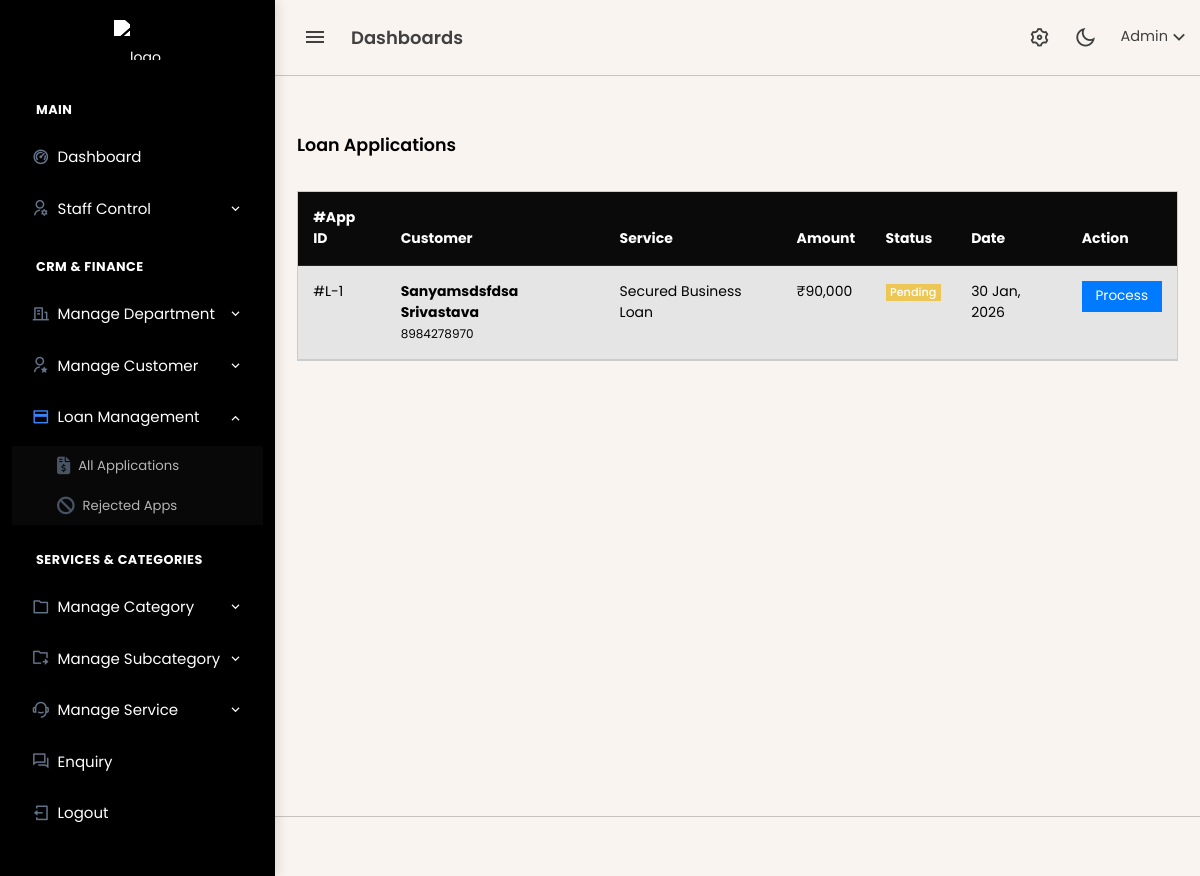
Page /admin/loan_applications.php (signed in) on the earlier database version.
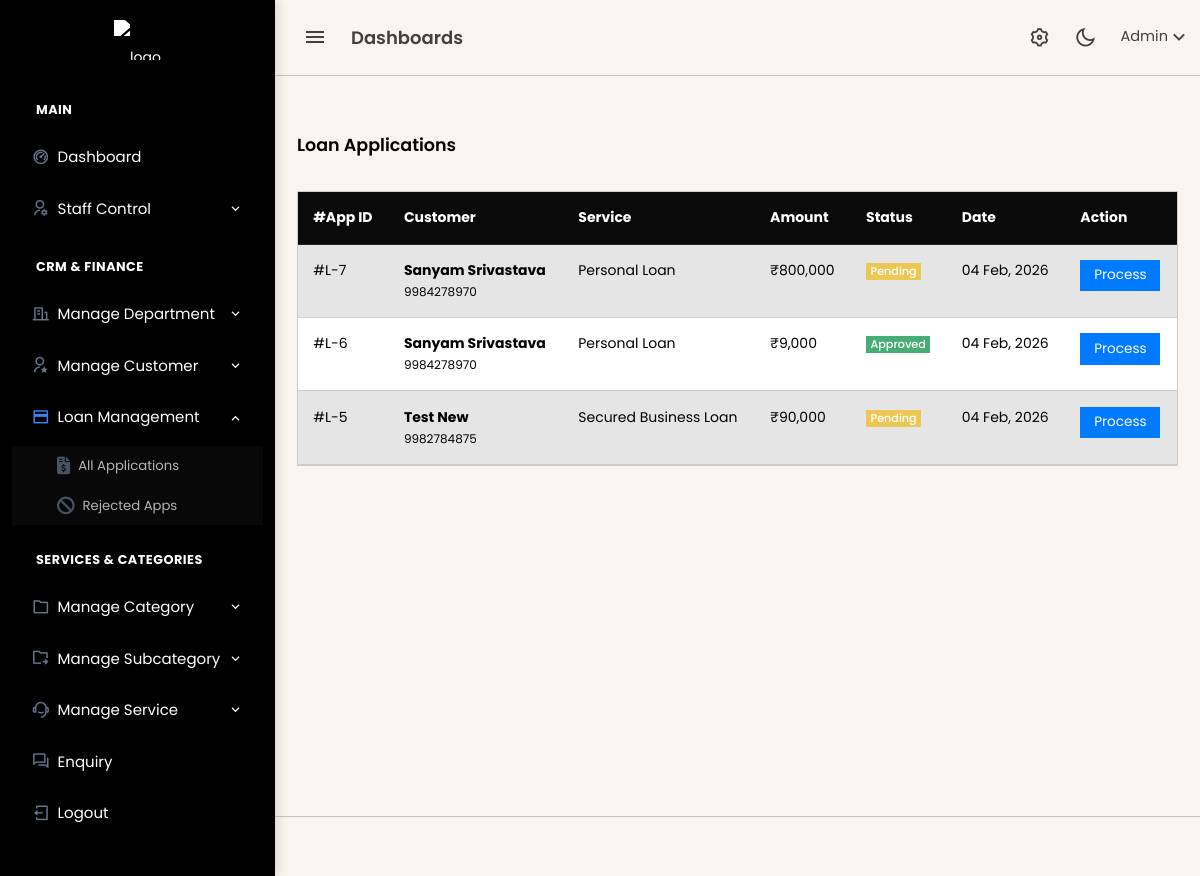
Same page on the later database version.
### tables this page shows
CREATE TABLE `loan_applications` (
  `id` bigint(20) UNSIGNED NOT NULL,
  `customer_id` bigint(20) UNSIGNED NOT NULL,
  `service_id` bigint(20) UNSIGNED NOT NULL,
  `requested_amount` decimal(15,2) NOT NULL,
  `tenure_years` int(11) NOT NULL,
  `emi_amount` decimal(15,2) NOT NULL,
  `status` enum('pending','approved','rejected','disbursed') DEFAULT 'pending',
  `created_at` timestamp NOT NULL DEFAULT current_timestamp(),
  `rejection_note` text DEFAULT NULL
);

CREATE TABLE `customers` (
  `id` bigint(20) UNSIGNED NOT NULL,
  `full_name` varchar(255) NOT NULL,
  `email` varchar(255) NOT NULL,
  `phone` varchar(20) NOT NULL,
  `password` varchar(255) NOT NULL,
  `aadhaar_number` varchar(20) DEFAULT NULL,
  `status` enum('active','blocked') DEFAULT 'active',
  `created_at` timestamp NOT NULL DEFAULT current_timestamp(),
  `updated_at` timestamp NOT NULL DEFAULT current_timestamp() ON UPDATE current_timestamp()
);

CREATE TABLE `services` (
  `id` bigint(20) UNSIGNED NOT NULL,
  `category_id` bigint(20) UNSIGNED NOT NULL,
  `sub_category_id` bigint(20) UNSIGNED NOT NULL,
  `service_name` varchar(255) NOT NULL,
  `title` varchar(255) NOT NULL,
  `slug` varchar(255) NOT NULL,
  `short_description` text DEFAULT NULL,
  `long_description` longtext DEFAULT NULL,
  `hero_image` varchar(255) DEFAULT NULL,
  `created_at` timestamp NULL DEFAULT current_timestamp(),
  `updated_at` timestamp NULL DEFAULT current_timestamp() ON UPDATE current_timestamp()
);

### admin/loan_applications.php (the view, shortened to what this page needs)
<?php
include 'header.php';
include 'topbar.php';
include 'sidebar.php';
$query = "SELECT l.*, c.full_name, c.phone, s.service_name
          FROM loan_applications l
          JOIN customers c ON l.customer_id = c.id
          JOIN services s ON l.service_id = s.id
          ORDER BY l.created_at DESC";
$result = mysqli_query($conn, $query);
?>
<div class="content-page">
    <div class="content">
        <div class="container-fluid pt-4">
            <h4 class="mb-4">Loan Applications</h4>
            <div class="card">
                <div class="card-body p-0">
                    <table class="table table-striped mb-0">
                        <thead class="table-dark">
                            <tr>
                                <th>#App ID</th>
                                <th>Customer</th>
                                <th>Service</th>
                                <th>Amount</th>
                                <th>Status</th>
                                <th>Date</th>
                                <th>Action</th>
                            </tr>
                        </thead>
                        <tbody>
                            <?php while ($row = mysqli_fetch_assoc($result)) { ?>
                                <tr>
                                    <td>#L-<?= $row['id'] ?></td>
                                    <td>
                                        <strong><?= htmlspecialchars($row['full_name']) ?></strong><br>
                                        <small><?= htmlspecialchars($row['phone']) ?></small>
                                    </td>
                                    <td><?= htmlspecialchars($row['service_name']) ?></td>
                                    <td>₹<?= number_format($row['requested_amount']) ?></td>
                                    <td>
                                        <?php
                                        $badges = [
                                            'pending' => 'bg-warning',
                                            'approved' => 'bg-success',
                                            'rejected' => 'bg-danger',
                                            'disbursed' => 'bg-info'
                                        ];
                                        ?>
                                        <span class="badge <?= $badges[$row['status']] ?>"><?= ucfirst($row['status']) ?></span>
                                    </td>
                                    <td><?= date('d M, Y', strtotime($row['created_at'])) ?></td>
                                    <td>
                                        <a href="loan_view.php?id=<?= $row['id'] ?>" class="btn btn-sm btn-primary">Process</a>
                                    </td>
                                </tr>
                            <?php } ?>
                        </tbody>
                    </table>
                </div>
            </div>
        </div>
    </div>
</div>
<?php include 'footer.php'; ?>

Differences in the rows shown:
removed loan_applications: id "1", customer.full_name "Sanyamsdsfdsa Srivastava", customer.phone "8984278970", service.service_name "Secured Business Loan", requested_amount "90,000", status "Pending", created_at "30 Jan, 2026"
added loan_applications: id "7", customer.full_name "Sanyam Srivastava", customer.phone "9984278970", service.service_name "Personal Loan", requested_amount "800,000", status "Pending", created_at "04 Feb, 2026"
added loan_applications: id "6", customer.full_name "Sanyam Srivastava", customer.phone "9984278970", service.service_name "Personal Loan", requested_amount "9,000", status "Approved", created_at "04 Feb, 2026"
added loan_applications: id "5", customer.full_name "Test New", customer.phone "9982784875", service.service_name "Secured Business Loan", requested_amount "90,000", status "Pending", created_at "04 Feb, 2026"
